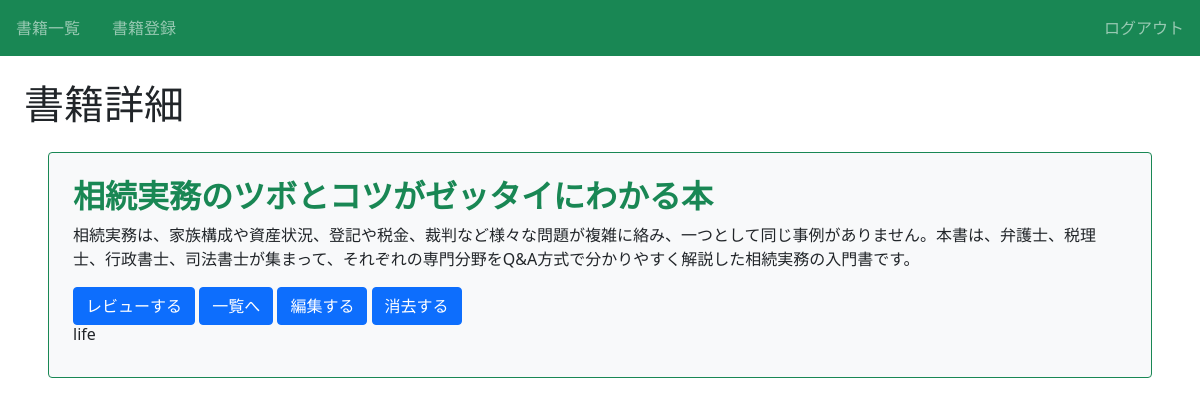
The app's page /book/16/detail/ (signed in) with its own data.
### book/models.py (models this page shows, shortened)
class Book(models.Model):
    title = models.CharField(max_length=100)
    text = models.TextField()
    thumbnail = models.ImageField(null=True, blank=True)
    category = models.CharField(
        max_length=100,
        choices = CATEGORY
        )
    user = models.ForeignKey('auth.User', on_delete=models.CASCADE)

### book/views.py (the view)
# urls.py: path('book/<int:pk>/detail/', views.DetailBookView.as_view(), name="detail-book"),
class DetailBookView(LoginRequiredMixin, DetailView):
    template_name = 'book/book_detail.html'
    model = Book

### book/templates/book/book_detail.html (shortened to what this page needs)
{% extends 'base.html' %}
{% block h1 %}書籍詳細{% endblock%}
{% block content %}
    <div class="p-4 m-4 bg-light border border-success rounded">
        <h2 class="text-success">{{object.title}}</h2>
        <p>{{ object.text }}</p>
        <a href="{% url 'review' object.pk %}" class="btn btn-primary"> レビューする </a>
        <a href="{% url 'list-book' %}" class="btn btn-primary"> 一覧へ </a>
        <a href="{% url 'update-book' object.pk %}" class="btn btn-primary"> 編集する </a>
        <a href="{% url 'delete-book' object.pk %}" class="btn btn-primary"> 消去する </a>
        <h6 class="card-title">{{ object.category }}</h6>
    </div>
{% endblock content %}

### book/static/book/css/style.css (style rules this page uses)
h2 { font-weight: bold; }

### records on screen
Book: title "相続実務のツボとコツがゼッタイにわかる本", text "相続実務は、家族構成や資産状況、登記や税金、裁判など様々な問題が複雑に絡み、一つとして同じ事例がありません。本書は、弁護士、税理士、行政書士、司法書士が集まって、それぞれの専門分野をQ&A方式で分かりやすく解説した相続実務の入門書です。", category "life"
